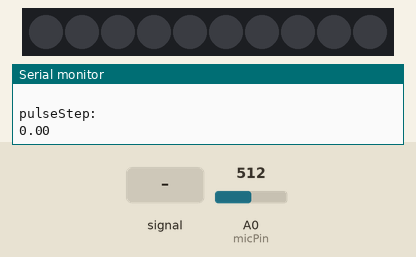
A sketch run on a simulated Arduino Uno, built with avr-gcc and run on an emulated ATmega328P. On the bench: 10 RGB LEDs in strip order, left to right, the last lines printed to the serial monitor. Inputs (shaded band) come from the test bench; at power-on: A0 (micPin) = 512. Dim RGB values are drawn brighter than linear; random numbers use the default seed unless the sketch sets one.

Above: at 1.2 s.
1.3 s: A0 (micPin) fed a 200 Hz sine of ±81 counts around its level
At 2.19 s:
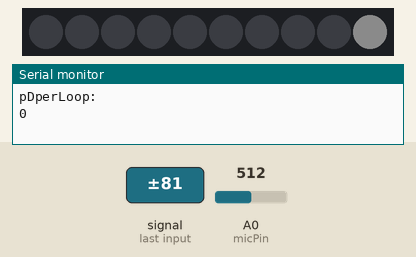
3.8 s: A0 (micPin) set to 122
At 4.95 s:
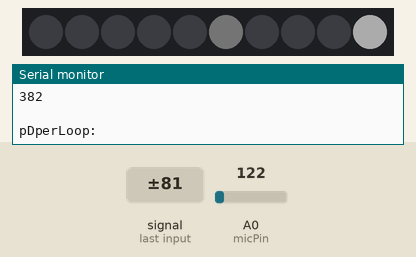
6.4 s: A0 (micPin) set to 306
At 6.98 s:
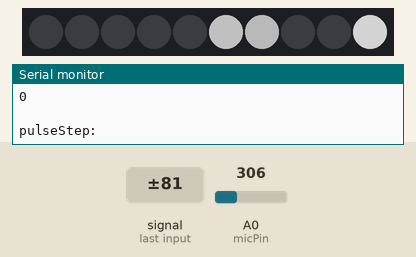
8.4 s: A0 (micPin) fed a 1000 Hz sine of ±255 counts around its level
At 9.19 s:
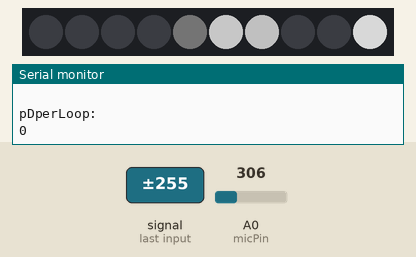
10.1 s: A0 (micPin) set to 352
At 10.84 s:
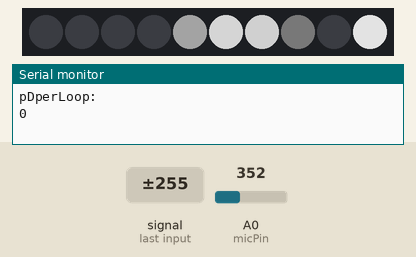
12.0 s: A0 (micPin) fed a 2 Hz sine of ±306 counts around its level
At 12.39 s:
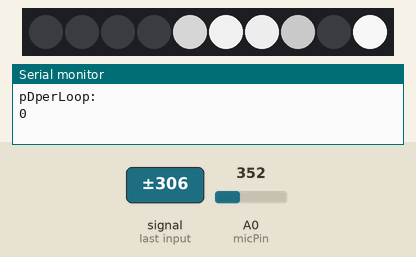

The sketch:

sketch.ino
```cpp
#include <FastLED.h>
#define PI_ 3.1415

#define LED_PIN 7
#define micPin A0

#define NUM_LEDS  10


/* ––––––––––––––––  ENVIROMENT LOUDNESS ––––––––––––––––

enviromentSilence: measure mic value when the environment.
enviromentSoundMax: measure mic value while a loud sound is present.

*/

const int enviromentSilence = 335;
const int enviromentSoundMax = 342;


/* ––––––––––––––––  SETTINGS ––––––––––––––––

change these to the affect behavior of the program

*/

// how often will a new led pixel be selected
// the bigger the max number, the 'slower' the whole led strip will be
const int periodDurationMin = 100;
const int periodDurationMax = 500;

// how fast will a single led finish fadein/out pulse
// bigger the max number, the longer the pulse will last
const int pulseDurationMin = 25;
const int pulseDurationMax = 100;

// how distant will a selected led pixel be from the previous one
// bigger the max number, the more 'random' will the whole led strip look
const int noiseSpeedMin = 1;
const int noiseSpeedMax = 50;

// how many samples will be collected before moving average is calculated
// bigger the number the smoother the sound wave will be
const int sampleSize = 35;


/* ––––––––––––––––  VARIABLES ––––––––––––––––  */

CRGB leds[NUM_LEDS];

float micSmoothed;

unsigned long period_previousMillis;
unsigned long pulse_previousMillis;

int ledPointer;
int previousPointer;
boolean areLedsToggled[NUM_LEDS];
float ledsBrightness_inRadians[NUM_LEDS];

int desiredFadePeriod = 1500;

uint8_t noiseRaw;
uint8_t noiseScaled;
uint16_t noiseX;
int noiseSpeed;
float pulseStep;

int samples[sampleSize];
int sampleIndex = 0;
int sum = 0;


void setup() {
  Serial.begin(9600);
  FastLED.addLeds<WS2812, LED_PIN, GRB>(leds, NUM_LEDS);

  random16_set_seed(7500);
  noiseX = random16();
}


void loop()
{

  int loopsPerSecond = measure_loopsPerSecond(5);
  Serial.println("loopsPerSec :");
  Serial.println(loopsPerSecond);
  Serial.println("  ");


  /* ––––––––––––––––  SOUND INPUT SMOOTHING ––––––––––––––––  */

  // read output from microphone
  int micRawOutput = analogRead(micPin);

  // get moving average of raw mic input
  sum = sum - samples[sampleIndex];
  samples[sampleIndex] = micRawOutput;
  sum = sum + samples[sampleIndex];
  sampleIndex = sampleIndex + 1;

  if (sampleIndex >= sampleSize) {
    sampleIndex = 0;
  }
  // smoothed mic value is average of recorded samples
  micSmoothed = round(sum / sampleSize);

  /* ––––––––––––––––  SMOOTHED SOUND INPUT RERANGING ––––––––––––––––  */

  // how often will a new led pixel be selected
  int period = (int) abs(round(map(micSmoothed, enviromentSilence, enviromentSoundMax, periodDurationMax, periodDurationMin)));

  // how long will a fade in/out cycle of led pixel take
  int pulseDuration = (int) abs(round(map(micSmoothed, enviromentSilence, enviromentSoundMax, pulseDurationMax, pulseDurationMin)));

  // how distant will the next selected pixel be from the previous
  int noiseSpeed = (int) abs(round(map(micSmoothed, enviromentSilence, enviromentSoundMax, noiseSpeedMin, noiseSpeedMax)));

  /* ––––––––––––––––  LED PIXEL SELECTION ––––––––––––––––  */

  unsigned long period_currentMillis = millis();
  if (period_currentMillis - period_previousMillis >= period) {

    // default noise value is between 30 – 230
    noiseRaw = inoise8(noiseX);
    // rerange to 0 – 255
    noiseScaled = qsub8(noiseRaw,16);
    noiseScaled = qadd8(noiseScaled,scale8(noiseScaled,39));

    // advance noise
    noiseX += noiseSpeed;

    // choose a led pixel to light up
    ledPointer = round(map(noiseScaled, 0, 255, 0, NUM_LEDS));
    if ( previousPointer == ledPointer) {
      // if the pixel is the same as the previous, select the next one
      ledPointer++;
    }
    // toggle the selected pixel
    areLedsToggled[ledPointer] = true;

    // save current time
    period_previousMillis = period_currentMillis;
    // save current on led index
    previousPointer = ledPointer;
  }

  /* ––––––––––––––––  LED PIXELS FADE IN/OUT PULSE (or cycle) ––––––––––––––––  */
      Serial.println("pulseDuration:");
      Serial.println(pulseDuration);
      Serial.println(" ");


  int pulseDurationPerLoop = (int) round(pulseDuration / loopsPerSecond);
      Serial.println("pDperLoop:");
      Serial.println(pulseDurationPerLoop);
      Serial.println(" ");

  float pulseStep = PI_ / pulseDuration;

      Serial.println("pulseStep:");
      Serial.println(pulseStep);
      Serial.println(" ");

  // fade in the selected pixel
  unsigned long pulse_currentMillis = millis();
  if (pulse_currentMillis - pulse_previousMillis >= pulseDurationPerLoop) {
    for(int i = 0; i < NUM_LEDS; i++) {
        if(areLedsToggled[i] && ledsBrightness_inRadians[i] < PI_) {
          // brighten a led pixel to maximum brightness, then back to black
          float sin_ = sin(ledsBrightness_inRadians[i]);
          float brightness = sin_ * 255;
          leds[i] = CRGB(brightness, brightness, brightness);
          ledsBrightness_inRadians[i] += pulseStep;
        } else {
          // when pixel cycle is finished, reset the pixel and turn it off
          leds[i].fadeToBlackBy(255);
          areLedsToggled[i] = false;
          ledsBrightness_inRadians[i] = 0.0;
        }
    }
    pulse_previousMillis = pulse_currentMillis;
  }

  FastLED.show();
  delay(2);
}

static inline int measure_loopsPerSecond(const int seconds){
  // Create static variables so that the code and variables can
  // all be declared inside a function
  static unsigned long previousMillis;
  static unsigned long frameCount;
  static unsigned int loopsPerSecond;


  // It is best if we declare millis() only once
  unsigned long currentMillis = millis();
  frameCount ++;
  if (currentMillis - previousMillis >= seconds * 1000) {
    loopsPerSecond = frameCount / seconds;
    frameCount = 0;
    previousMillis = currentMillis;
    return loopsPerSecond;
  }
}
```
